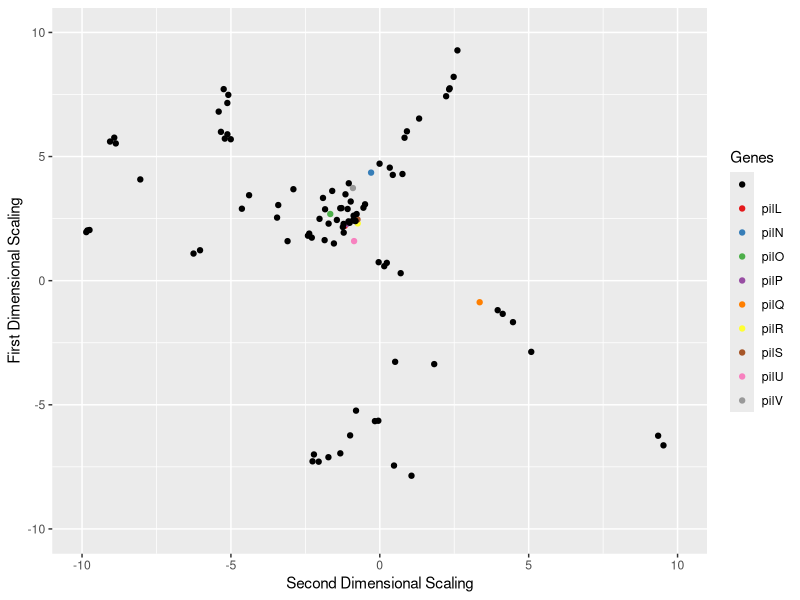

The R source for this figure:
#!/usr/bin/env Rscript
library(ggplot2)
library(RColorBrewer)

p <- ggplot(
  read.csv("data/pili/plot_data.csv"),
  aes(x=x,y=y,color=name))

p <- p + geom_point()

p <- p + scale_x_continuous("Second Dimensional Scaling",limits=c(-10,10))
p <- p + scale_y_continuous("First Dimensional Scaling",limits=c(-10,10))
p <- p + scale_colour_manual("Genes",values =c("black",brewer.pal(9,"Set1")))

print(p)
